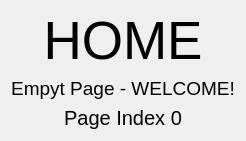
                  <widget class="QWidget" name="page_home">
                   <layout class="QVBoxLayout" name="verticalLayout_10">
                    <item>
                     <widget class="QLabel" name="label_6">
                      <property name="font">
                       <font>
                        <family>Segoe UI</family>
                        <pointsize>40</pointsize>
                       </font>
                      </property>
                      <property name="text">
                       <string>HOME</string>
                      </property>
                      <property name="alignment">
                       <set>Qt::AlignCenter</set>
                      </property>
                     </widget>
                    </item>
                    <item>
                     <widget class="QLabel" name="label">
                      <property name="font">
                       <font>
                        <family>Segoe UI</family>
                        <pointsize>14</pointsize>
                       </font>
                      </property>
                      <property name="text">
                       <string notr="true">Empyt Page - WELCOME!</string>
                      </property>
                      <property name="alignment">
                       <set>Qt::AlignCenter</set>
                      </property>
                     </widget>
                    </item>
                    <item>
                     <widget class="QLabel" name="label_7">
                      <property name="font">
                       <font>
                        <family>Segoe UI</family>
                        <pointsize>15</pointsize>
                       </font>
                      </property>
                      <property name="text">
                       <string>Page Index 0</string>
                      </property>
                      <property name="alignment">
                       <set>Qt::AlignCenter</set>
                      </property>
                     </widget>
                    </item>
                   </layout>
                  </widget>
